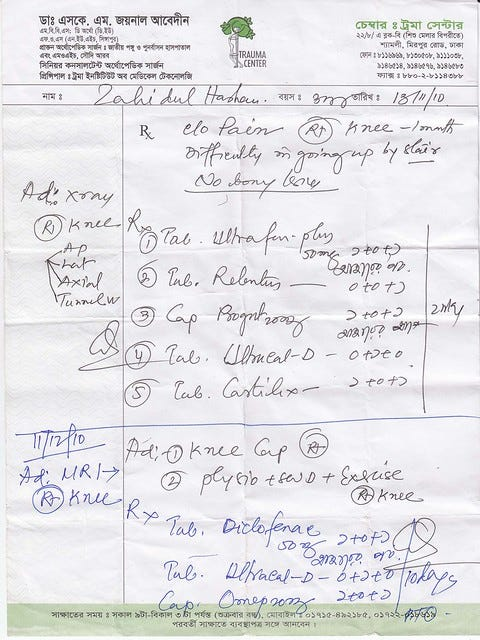
#> input picture ai-service/test.jpg, 480 x 640 px
$ python test_preprocessing.py
#> lines starting #> are read from the running program, lines starting #| are printed output that depends on the picture; after the words box and inside, x2 and y2 are one past the last pixel; in counts of white or black regions, pixels touching at a corner belong together
### ai-service/services/image_service.py
import cv2
import numpy as np
import io
from typing import Tuple

class ImagePreprocessingService:
    @staticmethod
    def preprocess_for_ocr(image_bytes: bytes) -> bytes:
        """
        Takes raw image bytes, applies a series of document-enhancement
        filters for better OCR extraction, and returns processed JPEG bytes.
        """
        # 1. Decode image from bytes
        np_arr = np.frombuffer(image_bytes, np.uint8)
        img = cv2.imdecode(np_arr, cv2.IMREAD_COLOR)
#> img is the input picture: shape (640, 480, 3); mean B, G, R 231.3, 228.1, 228.7

        if img is None:
            raise ValueError("Could not decode image bytes")

        # 2. Resize if too large (preserves memory and speeds up OCR)
        max_dimension = 2000
        h, w = img.shape[:2]
#> h = 640; w = 480
        if max(h, w) > max_dimension:
            scale = max_dimension / max(h, w)
            img = cv2.resize(img, (int(w * scale), int(h * scale)), interpolation=cv2.INTER_AREA)

        # 3. Convert to grayscale
        gray = cv2.cvtColor(img, cv2.COLOR_BGR2GRAY)

        # 4. Light Noise Reduction
        denoised = cv2.GaussianBlur(gray, (3, 3), 0)
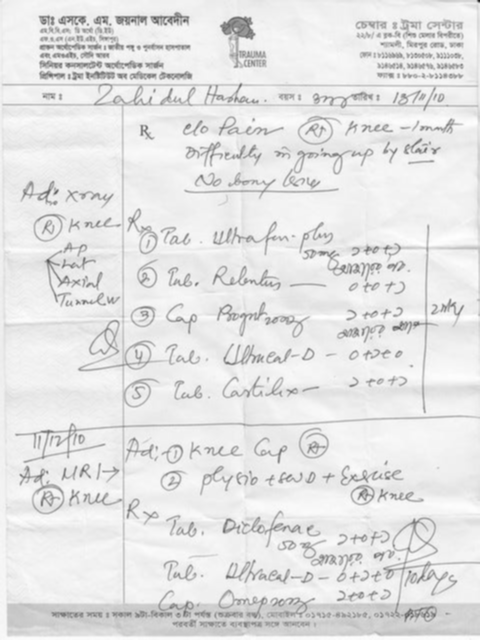
#> denoised: shape (640, 480); min 26, max 255, mean 228.6

        # 5. Adaptive Thresholding (Creates a clean black/white document without heavy artifacts)
        # Using a large block size helps preserve handwriting strokes.
        thresh = cv2.adaptiveThreshold(denoised, 255, cv2.ADAPTIVE_THRESH_GAUSSIAN_C,
                                       cv2.THRESH_BINARY, 21, 10)
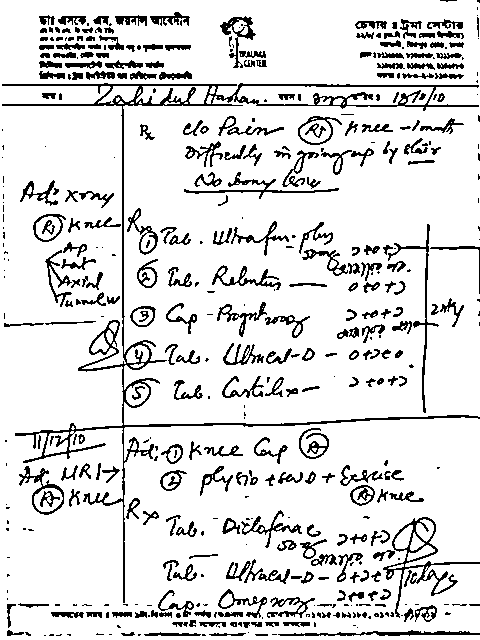
#> thresh: shape (640, 480); 87.2% white; black in thin lines or dots

        # 6. Light dilation to reconnect faint pen strokes
        kernel = np.ones((2,2), np.uint8)
        sharpened = cv2.erode(thresh, kernel, iterations=1)
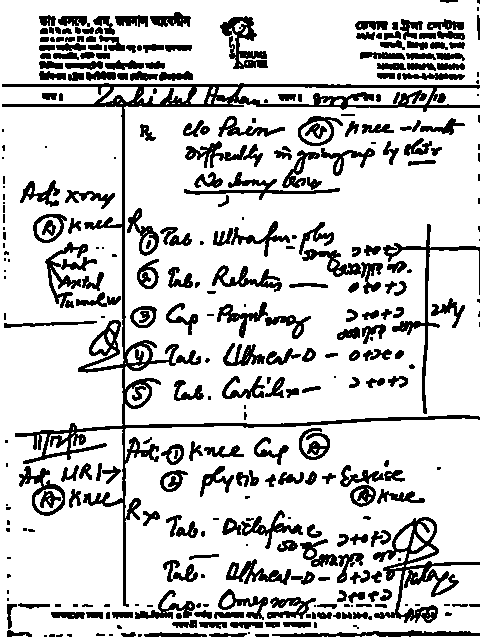
#> sharpened: shape (640, 480); 80.4% white; 347 black regions (94 under 20 px), largest, box (x1, y1, x2, y2) and area: (2, 83, 480, 607) 11431, (373, 517, 480, 623) 2599, (383, 224, 480, 414) 1390

        # 7. Deskewing (Basic bounding box rotation detection)
        # We find all non-white pixels and compute the minimum rotated bounding box
        coords = np.column_stack(np.where(sharpened > 0))
#> coords = 246978 pairs, first value 0 to 639, second value 0 to 479
        if len(coords) > 0:
            angle = cv2.minAreaRect(coords)[-1]
#> angle = -90
            if angle < -45:
                angle = -(90 + angle)
#> angle = 0
            else:
                angle = -angle

            # Only correct if the angle is significant but not intentional layout
            if abs(angle) > 0.5 and abs(angle) < 15:
                (h, w) = sharpened.shape[:2]
                center = (w // 2, h // 2)
                M = cv2.getRotationMatrix2D(center, angle, 1.0)
                sharpened = cv2.warpAffine(sharpened, M, (w, h), flags=cv2.INTER_CUBIC, borderMode=cv2.BORDER_REPLICATE)

        # Encode back to bytes
        is_success, buffer = cv2.imencode(".jpg", sharpened)
        if not is_success:
            raise ValueError("Failed to encode processed image")

        return buffer.tobytes()

### ai-service/test_preprocessing.py
import sys
import os
sys.path.append(os.path.dirname(os.path.abspath(__file__)))

from services.image_service import ImagePreprocessingService

def main():
    input_path = "test.jpg"
    output_path = "test_enhanced.jpg"

    if not os.path.exists(input_path):
        print(f"Error: {input_path} not found.")
        return

    print(f"Reading {input_path}...")
    with open(input_path, "rb") as f:
        image_bytes = f.read()

    print("Running OpenCV enhancement pipeline (grayscale, median blur, CLAHE contrast, sharpening, deskew)...")
    enhanced_bytes = ImagePreprocessingService.preprocess_for_ocr(image_bytes)

    print(f"Saving to {output_path}...")
    with open(output_path, "wb") as f:
        f.write(enhanced_bytes)

    print("Done! Open test_enhanced.jpg to see the results.")

if __name__ == "__main__":
    main()
